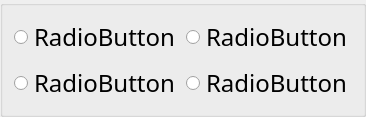
          <widget class="QGroupBox" name="groupBox_1">
           <property name="font">
            <font>
             <family>微软雅黑 Light</family>
             <pointsize>12</pointsize>
            </font>
           </property>
           <property name="title">
            <string/>
           </property>
           <layout class="QGridLayout" name="gridLayout_2">
            <item row="2" column="0">
             <widget class="QRadioButton" name="test1c">
              <property name="font">
               <font>
                <family>宋体</family>
                <pointsize>18</pointsize>
               </font>
              </property>
              <property name="text">
               <string>RadioButton</string>
              </property>
             </widget>
            </item>
            <item row="2" column="1">
             <widget class="QRadioButton" name="test1d">
              <property name="font">
               <font>
                <family>宋体</family>
                <pointsize>18</pointsize>
               </font>
              </property>
              <property name="text">
               <string>RadioButton</string>
              </property>
             </widget>
            </item>
            <item row="1" column="0">
             <widget class="QRadioButton" name="test1a">
              <property name="font">
               <font>
                <family>宋体</family>
                <pointsize>18</pointsize>
               </font>
              </property>
              <property name="text">
               <string>RadioButton</string>
              </property>
             </widget>
            </item>
            <item row="1" column="1">
             <widget class="QRadioButton" name="test1b">
              <property name="font">
               <font>
                <family>宋体</family>
                <pointsize>18</pointsize>
               </font>
              </property>
              <property name="text">
               <string>RadioButton</string>
              </property>
             </widget>
            </item>
           </layout>
          </widget>
